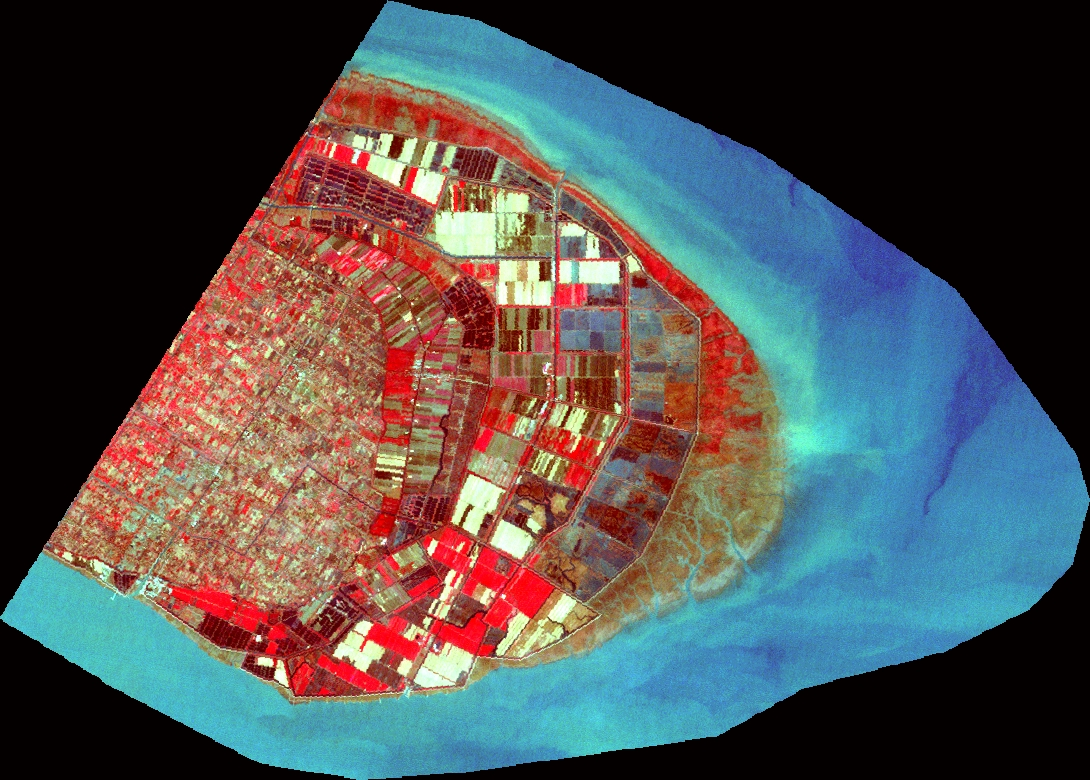
%> input picture 无监督聚类算法/Kmeans 可用/tm2005mask.jpg, 1090 x 780 px
$ octave kmeans_4Cluster.m   (GNU Octave 9; MATLAB toolbox functions it lacks are replaced by stand-ins)
%> lines starting %> are read from the running program, lines starting %| are printed output that depends on the picture; in (x1, y1, x2, y2) boxes, pixels count from 0 and x2, y2 are one past the last pixel; in counts of white or black regions, pixels touching at a corner belong together; the program's own positions count from 1
% close all;
[RGB,map]= imread ('tm2005mask.jpg'); %读入
%> RGB is the input picture: size 780x1090x3 uint8; mean R, G, B 80.2, 79.3, 79.7
%> map = []
figure,imshow(RGB);title(' 图一 原图像')
img=rgb2gray(RGB);
[m,n]=size(img);
%> m = 780; n = 1090
figure
subplot(2,2,1),imshow(img);title(' 图二 原图像的灰度图像')
subplot(2,2,2),imhist(img);title(' 图三 聚类前的灰度图像直方图')
img=double(img);
%> img: size 780x1090 double
tic
for i=1:m*n
    c1(1)=25;
    c2(1)=125;
    c3(1)=200;
    c4(4)=245;%选择k个初始聚类中心

    r=abs(img-c1(i));
    g=abs(img-c2(i));
    b=abs(img-c3(i));
    s=abs(img-c4(i));%计算各像素灰度与聚类中心的距离

    n_r=find(r-g<=0&r-b<=0&r-s<=0);%寻找聚类中心
    n_g=find(r-g>=0&g-b<=0&g-s<=0);
    n_b=find(g-b>0&r-b>0&b-s<=0);
    n_s=find(s-r<=0&s-g<=0&s-b<=0);

    i=i+1;%更新聚类中心

    c1(i)=sum(img(n_r))/length(n_r); %将所有低灰度求和取平均，作为下一个低灰度中心
    c2(i)=sum(img(n_g))/length(n_g); %将所有低灰度求和取平均，作为下一个中间灰度中心
    c3(i)=sum(img(n_b))/length(n_b); %将所有低灰度求和取平均，作为下一个中间灰度中心
    c4(i)=sum(img(n_s))/length(n_s); %将所有低灰度求和取平均，作为下一个高灰度中心

    d1(i)=abs(c1(i)-c1(i-1));%聚类中心收敛准则
    d2(i)=abs(c2(i)-c2(i-1));
    d3(i)=abs(c3(i)-c3(i-1));
    d4(i)=abs(c4(i)-c4(i-1));


    if (d1(i)==0&&d2(i)==0&&d3(i)==0&&d4(i)==0)%聚类中心收敛准则
        V1=c1(i);%最终的聚类中心
        V2=c2(i);
        V3=c3(i);
        V4=c4(i);
        k=i;
       break;
    end

end
%> this loop made 16 passes
%> (V1, V2, V3, V4) on pass 16: (2.52, 98.88, 144, 222.7)
%> pass 1, `g=abs(img-c2(i));`:
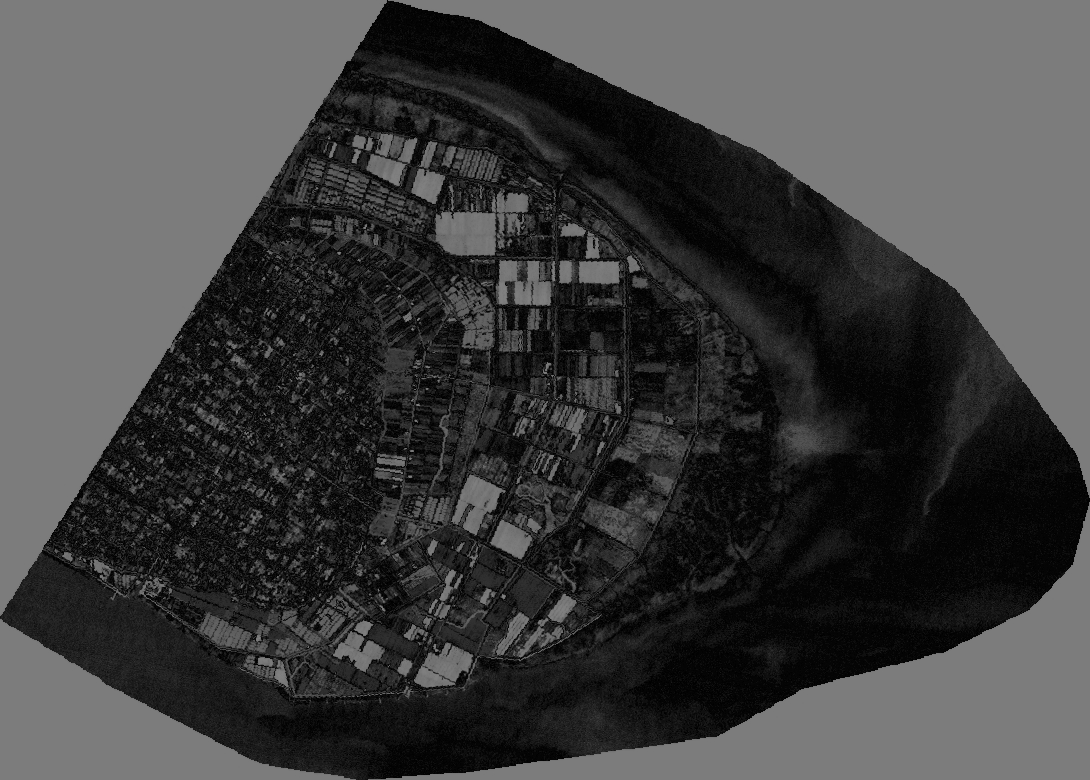
%> g: size 780x1090 double; min 0, max 129, mean 64.3
%> pass 1, `b=abs(img-c3(i));`:
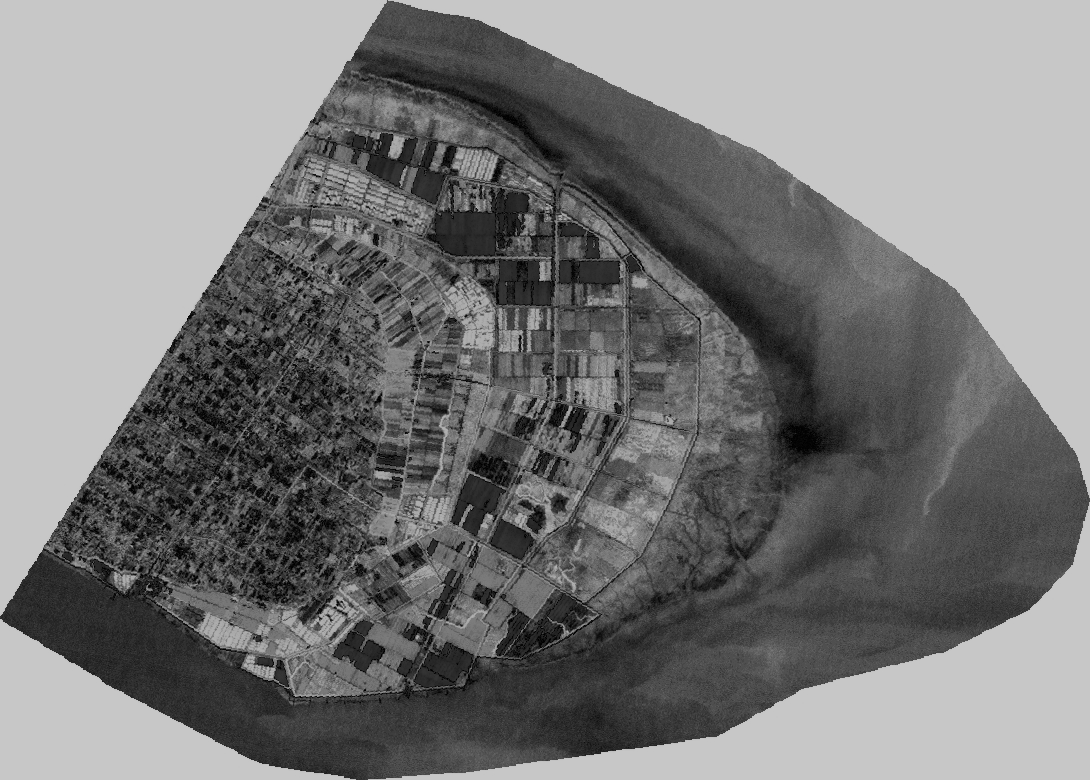
%> b: size 780x1090 double; min 0, max 200, mean 122.4
%> pass 2, `r=abs(img-c1(i));`:
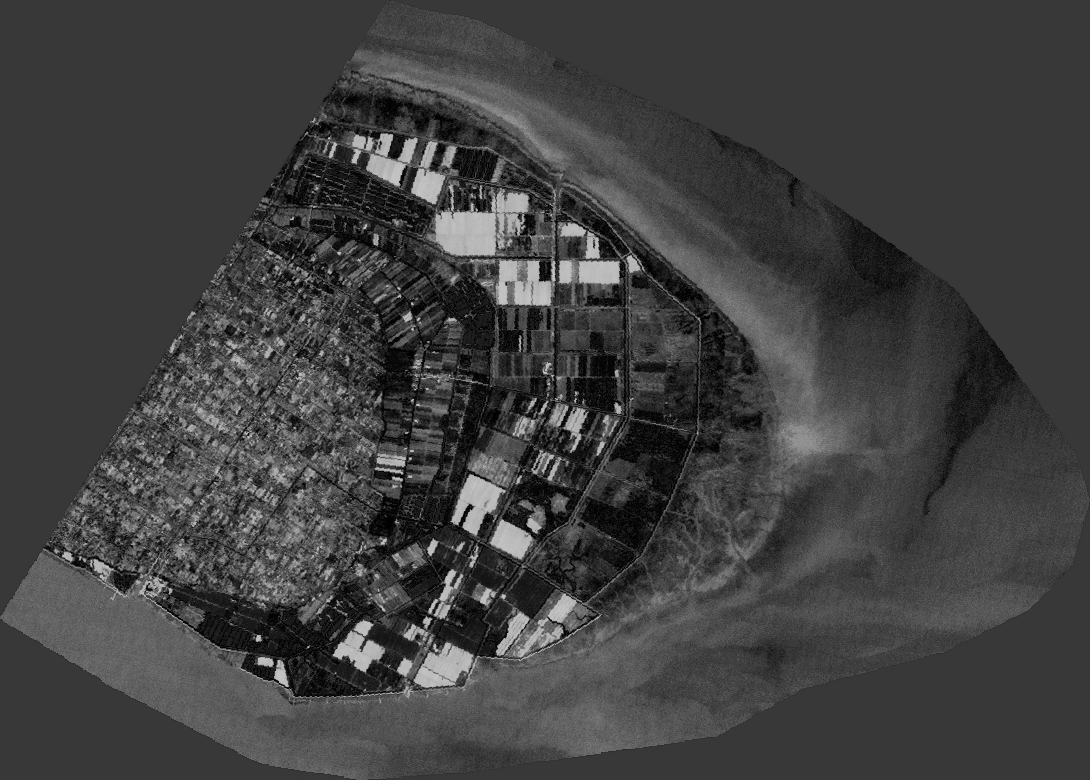
%> r: size 780x1090 double; min 0.274, max 196.7, mean 64.7
%> after the loop, c1 = 17 values, max 77.66 at index 4, min 2.52 at index 16, mean 17.39; c2 = 17 values, max 129.6 at index 5, min 98.88 at index 16, mean 110.1; c3 = 17 values, max 200 at index 1, min 144 at index 15, mean 161.5; c4 = 17 values, max 245 at index 4, min 0 at index 1, mean 188.6; d1 = 17 values, max 53.08 at index 5, min 0 at index 1, mean 7.52; d2 = 17 values, max 10.88 at index 6, min 0 at index 1, mean 2.42; d3 = 17 values, max 16.91 at index 5, min 0 at index 1, mean 3.29; d4 = 17 values, max 5.96 at index 5, min 0 at index 1, mean 1.41
toc
disp('算法迭代次数：')
(k-1)
%> ans = 16
disp('聚类中心：')
V1
%> V1 = 2.52
V2
%> V2 = 98.88
V3
%> V3 = 144
V4
%> V4 = 222.7

img(n_r)=V1;
img(n_g)=V2;
img(n_b)=V3;
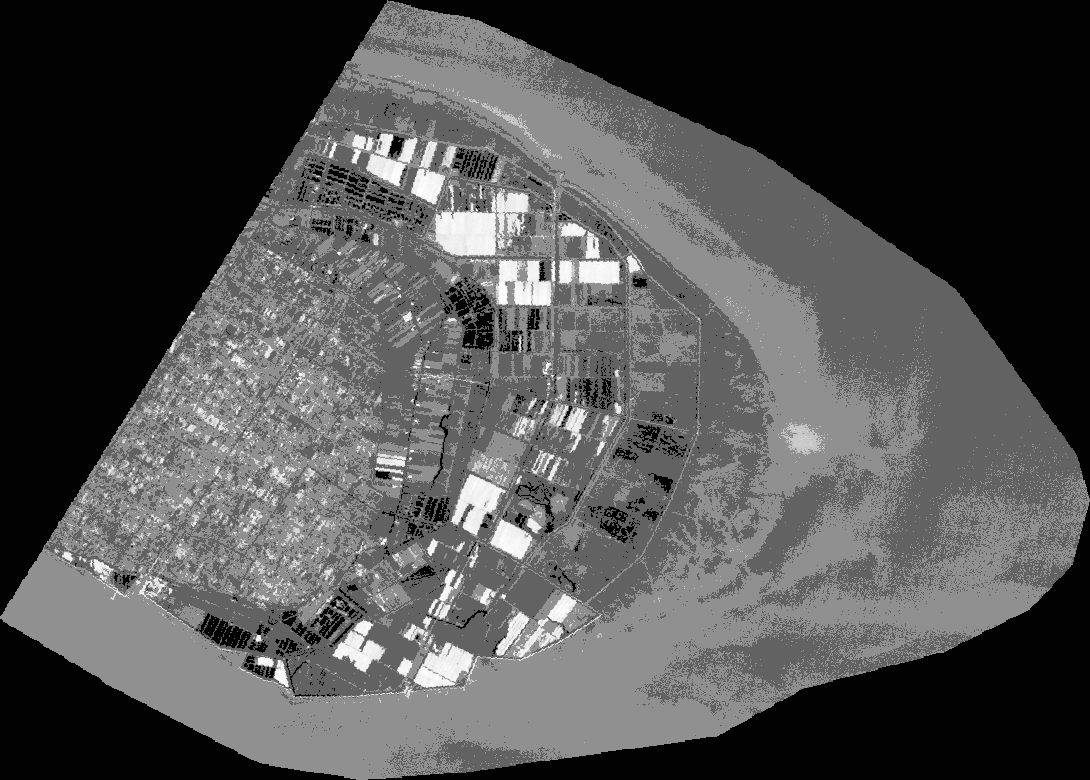
%> img: size 780x1090 double; min 2.52, max 254, mean 79.5; mean of the top-left, top-right, bottom-left and bottom-right quarters 63.7, 55.5, 107.6, 91.4
img(n_s)=V4;
%> img: size 780x1090 double; 3.94% of pixels changed, all inside (x1, y1, x2, y2) = (43, 75, 832, 743)
img=uint8(img);
%> img: size 780x1090 uint8
subplot(2,2,3),imshow(img);title(' 图四 聚类后的图像')
%> after `title(' 图四 聚类后的图像')`:
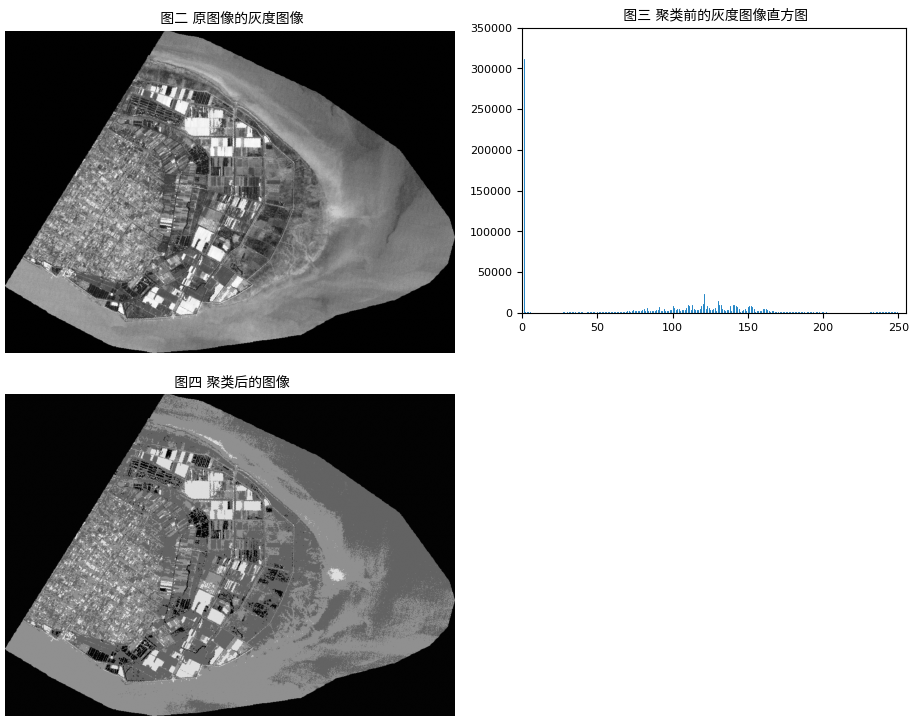
%> figure redrawn from the program's plot data, 3 panels
%subplot(2,2,4),imhist(img);title(' 图五 聚类后的灰度图像直方图')
figure
imshow(img);title(' 图四 聚类后的图像')
